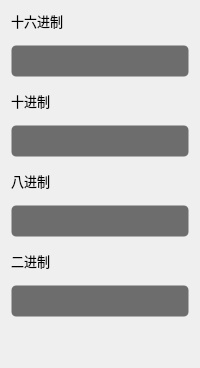
     <widget class="QWidget" name="page_21">
      <layout class="QVBoxLayout" name="verticalLayout_2">
       <property name="spacing">
        <number>14</number>
       </property>
       <item>
        <widget class="QLabel" name="label_6">
         <property name="font">
          <font>
           <family>OPPOSans B</family>
           <pointsize>10</pointsize>
           <stylestrategy>PreferAntialias</stylestrategy>
          </font>
         </property>
         <property name="text">
          <string>十六进制</string>
         </property>
        </widget>
       </item>
       <item>
        <widget class="QLineEdit" name="lineEdit_hex">
         <property name="minimumSize">
          <size>
           <width>0</width>
           <height>32</height>
          </size>
         </property>
         <property name="maximumSize">
          <size>
           <width>16777215</width>
           <height>32</height>
          </size>
         </property>
         <property name="font">
          <font>
           <family>OPPOSans B</family>
           <pointsize>10</pointsize>
           <stylestrategy>PreferAntialias</stylestrategy>
          </font>
         </property>
         <property name="styleSheet">
          <string notr="true">background-color: rgb(25, 25, 25, 155);
border: 1px solid rgba(255, 255, 255, 0);
border-radius: 5px;
padding-left:10px;
padding-right:10px;</string>
         </property>
        </widget>
       </item>
       <item>
        <widget class="QLabel" name="label_7">
         <property name="font">
          <font>
           <family>OPPOSans B</family>
           <pointsize>10</pointsize>
           <stylestrategy>PreferAntialias</stylestrategy>
          </font>
         </property>
         <property name="text">
          <string>十进制</string>
         </property>
        </widget>
       </item>
       <item>
        <widget class="QLineEdit" name="lineEdit_dec">
         <property name="minimumSize">
          <size>
           <width>0</width>
           <height>32</height>
          </size>
         </property>
         <property name="maximumSize">
          <size>
           <width>16777215</width>
           <height>32</height>
          </size>
         </property>
         <property name="font">
          <font>
           <family>OPPOSans B</family>
           <pointsize>10</pointsize>
           <stylestrategy>PreferAntialias</stylestrategy>
          </font>
         </property>
         <property name="styleSheet">
          <string notr="true">background-color: rgb(25, 25, 25, 155);
border: 1px solid rgba(255, 255, 255, 0);
border-radius: 5px;
padding-left:10px;
padding-right:10px;</string>
         </property>
        </widget>
       </item>
       <item>
        <widget class="QLabel" name="label_15">
         <property name="font">
          <font>
           <family>OPPOSans B</family>
           <pointsize>10</pointsize>
           <stylestrategy>PreferAntialias</stylestrategy>
          </font>
         </property>
         <property name="text">
          <string>八进制</string>
         </property>
        </widget>
       </item>
       <item>
        <widget class="QLineEdit" name="lineEdit_oct">
         <property name="minimumSize">
          <size>
           <width>0</width>
           <height>32</height>
          </size>
         </property>
         <property name="maximumSize">
          <size>
           <width>16777215</width>
           <height>32</height>
          </size>
         </property>
         <property name="font">
          <font>
           <family>OPPOSans B</family>
           <pointsize>10</pointsize>
           <stylestrategy>PreferAntialias</stylestrategy>
          </font>
         </property>
         <property name="styleSheet">
          <string notr="true">background-color: rgb(25, 25, 25, 155);
border: 1px solid rgba(255, 255, 255, 0);
border-radius: 5px;
padding-left:10px;
padding-right:10px;</string>
         </property>
        </widget>
       </item>
       <item>
        <widget class="QLabel" name="label_8">
         <property name="font">
          <font>
           <family>OPPOSans B</family>
           <pointsize>10</pointsize>
           <stylestrategy>PreferAntialias</stylestrategy>
          </font>
         </property>
         <property name="text">
          <string>二进制</string>
         </property>
        </widget>
       </item>
       <item>
        <widget class="QLineEdit" name="lineEdit_bin">
         <property name="minimumSize">
          <size>
           <width>0</width>
           <height>32</height>
          </size>
         </property>
         <property name="maximumSize">
          <size>
           <width>16777215</width>
           <height>32</height>
          </size>
         </property>
         <property name="font">
          <font>
           <family>OPPOSans B</family>
           <pointsize>10</pointsize>
           <stylestrategy>PreferAntialias</stylestrategy>
          </font>
         </property>
         <property name="styleSheet">
          <string notr="true">background-color: rgb(25, 25, 25, 155);
border: 1px solid rgba(255, 255, 255, 0);
border-radius: 5px;
padding-left:10px;
padding-right:10px;</string>
         </property>
        </widget>
       </item>
       <item>
        <spacer name="verticalSpacer">
         <property name="orientation">
          <enum>Qt::Vertical</enum>
         </property>
         <property name="sizeHint" stdset="0">
          <size>
           <width>20</width>
           <height>40</height>
          </size>
         </property>
        </spacer>
       </item>
      </layout>
     </widget>
